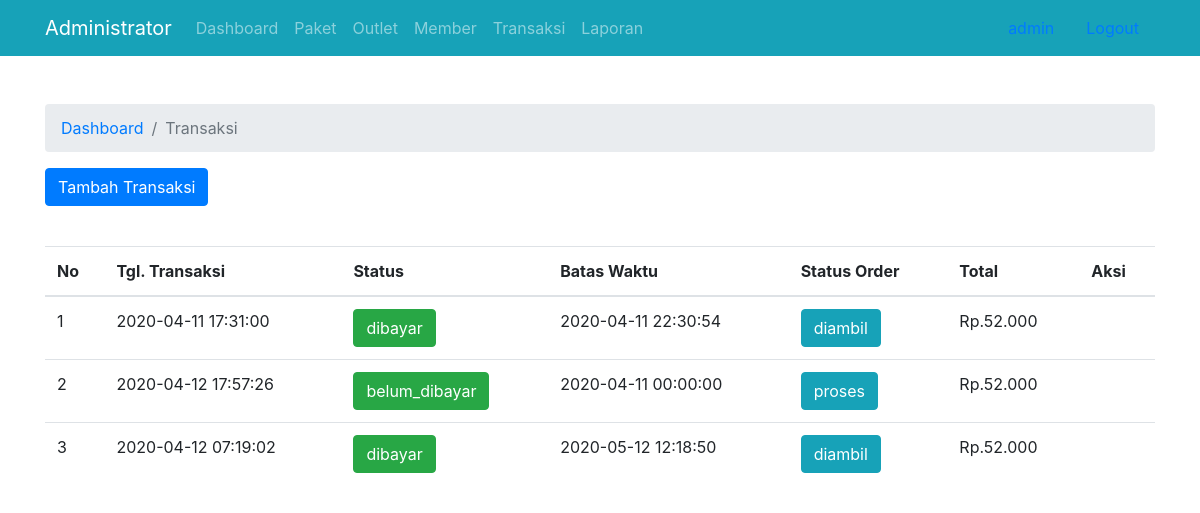
The page /admin/transaksi.php (signed in) on the database its author committed.
### tables this page shows
CREATE TABLE `tb_transaksi` (
  `id` int(11) NOT NULL,
  `id_outlet` int(11) NOT NULL,
  `kode_invoice` varchar(100) NOT NULL,
  `id_member` int(11) NOT NULL,
  `tgl` datetime NOT NULL,
  `batas_waktu` datetime NOT NULL,
  `tgl_bayar` datetime DEFAULT NULL,
  `status` enum('baru','proses','selesai','diambil') NOT NULL,
  `dibayar` enum('dibayar','belum_dibayar','','') NOT NULL,
  `total` int(11) NOT NULL,
  `id_user` int(11) NOT NULL
);

### config/functions.php (called while the page is built, shortened)
<?php
require_once 'database.php';
function query($query){
	global $conn;
	$result = mysqli_query($conn,$query);
	$rows = [];
	while ($row = mysqli_fetch_assoc($result)) {
		$rows[] = $row;
	}
	return $rows;
}

### admin/transaksi.php (the view, shortened to what this page needs)
<?php
require_once '../config/functions.php';
require_once 'templates/header.php';
$transaksi = query("SELECT * FROM tb_transaksi");
?>
<div class="container mt-5">
	<div class="row">
		<div class="col-md-12">
			<nav aria-label="breadcrumb">
				<ol class="breadcrumb">
					<li class="breadcrumb-item"><a href="">Dashboard</a></li>
					<li class="breadcrumb-item active">Transaksi</li>
				</ol>
			</nav>
		</div>
	</div>
</div>
<div class="container">
	<div class="row">
		<div class="col-md-12">
			 <p align='left'><a class='btn btn-primary' href='tambah_transaksi.php'><i class='icon-plus'></i>Tambah Transaksi</a></p>
          <br/>
          <table id='datatable' class='table table-hover'>
            <thead>
              <tr>
                <th><i class='icon-terminal'></i> No</th>
                <th><i class='icon-signal'></i> Tgl. Transaksi</th>
                <th><i class='icon-signal'></i> Status</th>
                <th><i class='icon-signal'></i> Batas Waktu</th>
                <th><i class='icon-signal'></i> Status Order</th>
                <th><i class='icon-signal'></i> Total</th>
                <th><i class='icon-signal'></i> Aksi</th>
              </tr>
            </thead>
            <tbody>
              <?php $nomor=1; ?>
              <?php foreach($transaksi as $t) : ?>
               <tr>
                 <td><?php echo $nomor++; ?></b></td>
                 <td><?php echo $t["tgl"]; ?></td>
                 <td><div class="btn btn-success"><?php echo $t["dibayar"]; ?></div></td>
                 <td><?php echo $t["batas_waktu"] ?></td>
                 <td><div class="btn btn-info"><?php echo $t["status"]; ?></div></td>
                 <td>Rp.<?php echo number_format($t["total"],0,',','.'); ?></td>
                 <td>
                    </td>
                  </tr>
                <?php endforeach; ?>
              </tbody>
            </table>
		</div>
	</div>
</div>

### admin/templates/header.php (shortened to what this page needs)
<!DOCTYPE html>
<html>
<head>
	<link rel="stylesheet" type="text/css" href="../css/bootstrap.min.css">
</head>
<body>
<nav class="navbar navbar-expand-lg navbar-dark bg-info">
	<div class="container">
		 <a class="navbar-brand" href="#">Administrator</a>
  <div class="collapse navbar-collapse" id="navbarSupportedContent">
    <ul class="navbar-nav mr-auto">
    <a class="nav-link" href="index.php">Dashboard <span class="sr-only"></span></a>
<?php if($_SESSION["user"]["role"] === "admin") : ?>
    <a class="nav-link" href="paket.php">Paket <span class="sr-only"></span></a>
    <a class="nav-link" href="outlet.php">Outlet <span class="sr-only"></span></a>
    <a class="nav-link" href="member.php">Member<span class="sr-only"></span></a>
  <?php endif; ?>
    <?php if($_SESSION["user"]["role"] === "owner") : ?>
    <?php else: ?>
    <a class="nav-link" href="transaksi.php">Transaksi<span class="sr-only"></span></a>
    <?php endif; ?>
    <a class="nav-link" href="laporan.php">Laporan<span class="sr-only"></span></a>
    </ul>
    <?php if(empty($_SESSION["user"])) :  ?>
        <a class="nav-link" href="daftar.php">buat akun <span class="sr-only">(current)</span></a>
      <?php else : ?>
        <a class="nav-link" href="#"><?= $_SESSION["user"]['username']; ?> <span class="sr-only">(current)</span></a>
        <a class="nav-link" href="../logout.php">Logout <span class="sr-only"></span></a>
      <?php endif; ?>
  </div>
	</div>
</nav>

### rows shown on the page
tb_transaksi: tgl "2020-04-11 17:31:00", dibayar "dibayar", batas_waktu "2020-04-11 22:30:54", status "diambil", total "52.000"
tb_transaksi: tgl "2020-04-12 17:57:26", dibayar "belum_dibayar", batas_waktu "2020-04-11 00:00:00", status "proses", total "52.000"
tb_transaksi: tgl "2020-04-12 07:19:02", dibayar "dibayar", batas_waktu "2020-05-12 12:18:50", status "diambil", total "52.000"

### other values the page prints
$_SESSION["user"]['username'] "admin"
